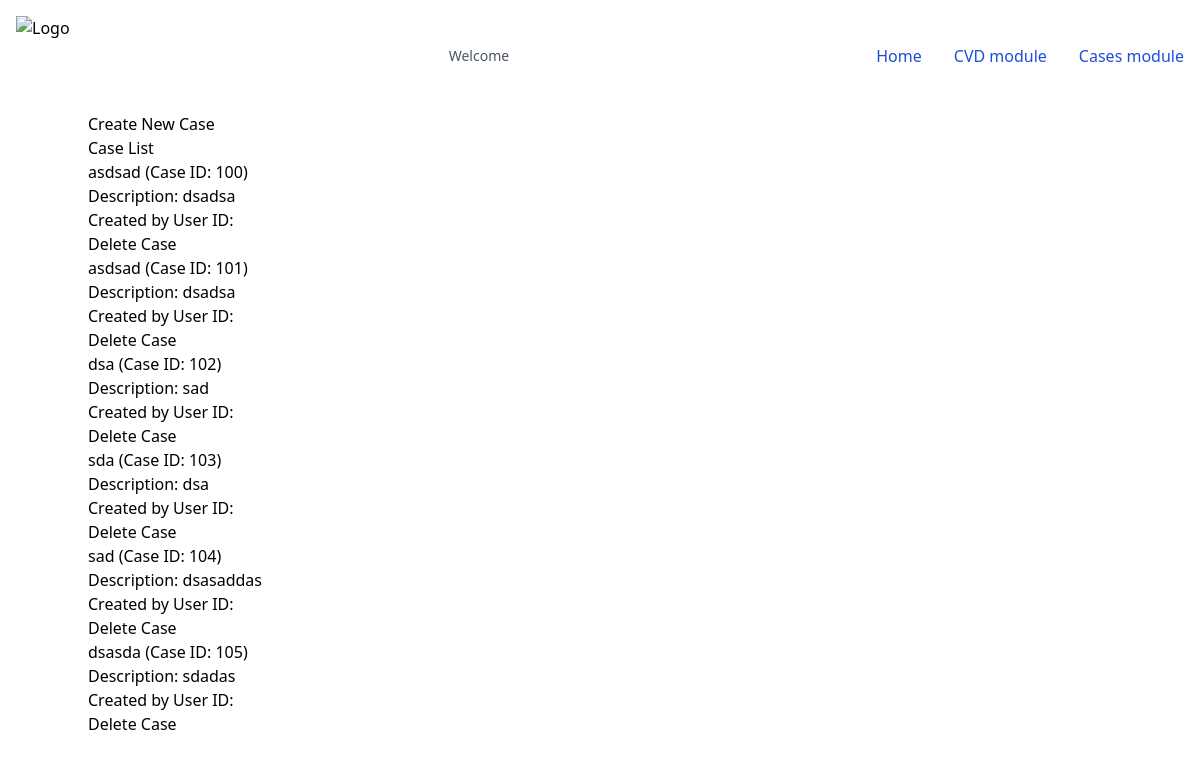
The page /cases/ on the database its author committed.
### cases_service/models.py (models this page shows, shortened)
class Case(models.Model):
    title = models.CharField(max_length=200)
    description = models.TextField()

### cases_service/views.py (the view)
# urls.py: path("", views.CaseListView.as_view(), name='case_list'),
class CaseListView(generic.ListView):
    model = Case
    template_name = 'cases_service/case_list.html'
    context_object_name = 'cases'
    def get_queryset(self):
        return Case.objects.all()

### cases_service/templates/cases_service/case_list.html (shortened to what this page needs)
{% extends 'base_app/base.html' %} {% block title %}Case List{% endblock %}
{%block content %}
<a href="{% url 'cases_service:create_case' %}">Create New Case</a>
<h1>Case List</h1>
<ul>
  {% for case in cases %}
  <li>
    {{ case.title }} (Case ID: {{ case.id }})
    <p>Description: {{ case.description }}</p>
    <p>Created by User ID: {{ case.user_id }}</p>
    <form method="POST" action="{% url 'cases_service:delete_case' case.id %}">
      <input type="submit" value="Delete Case" />
    </form>
  </li>
  {% endfor %}
</ul>
{% endblock %}

### base_app/templates/base_app/base.html (shortened to what this page needs)
<!DOCTYPE html>
<html>
  <head>
    <script src="https://cdn.tailwindcss.com"></script>
  </head>
  <body>
    <nav class="bg-white border-gray-200 dark:bg-gray-900">
      <div
        class="max-w-screen-xl flex flex-wrap items-center justify-between mx-auto p-4"
      >
        <a href="#" class="flex items-center">
          <img
            src="https://allvectorlogo.com/img/2019/08/national-cyber-security-centre-ncsc-logo-vector.png"
            class="h-20 mr-3"
            alt="Logo"
          />
        </a>
        <span class="text-gray-600 text-sm"
          >Welcome {{ user.first_name }} {{ user.last_name }}</span
        >
        <div class="hidden w-full md:block md:w-auto" id="navbar-default">
          <ul
            class="font-medium flex flex-col p-4 md:p-0 mt-4 border border-gray-100 rounded-lg bg-gray-50 md:flex-row md:space-x-8 md:mt-0 md:border-0 md:bg-white dark:bg-gray-800 md:dark:bg-gray-900 dark:border-gray-700"
          >
            <li>
              <a
                href="{% url 'home' %}"
                class="block py-2 pl-3 pr-4 text-white bg-blue-700 rounded md:bg-transparent md:text-blue-700 md:p-0 dark:text-white md:dark:text-blue-500"
                aria-current="page"
                >Home</a
              >
            </li>
            <li>
              <a
                href="{% url 'cvd_service:cvd_list' %}"
                class="block py-2 pl-3 pr-4 text-white bg-blue-700 rounded md:bg-transparent md:text-blue-700 md:p-0 dark:text-white md:dark:text-blue-500"
                aria-current="page"
                >CVD module</a
              >
            </li>
            <li>
              <a
                href="{% url 'cases_service:case_list' %}"
                class="block py-2 pl-3 pr-4 text-white bg-blue-700 rounded md:bg-transparent md:text-blue-700 md:p-0 dark:text-white md:dark:text-blue-500"
                aria-current="page"
                >Cases module</a
              >
            </li>
          </ul>
        </div>
      </div>
    </nav>
    <main class="container mx-auto">{% block content %} {% endblock %}</main>
  </body>
</html>

### rows shown on the page
Case: title "asdsad", id "100", description "dsadsa"
Case: title "asdsad", id "101", description "dsadsa"
Case: title "dsa", id "102", description "sad"
Case: title "sda", id "103", description "dsa"
Case: title "sad", id "104", description "dsasaddas"
Case: title "dsasda", id "105", description "sdadas"
